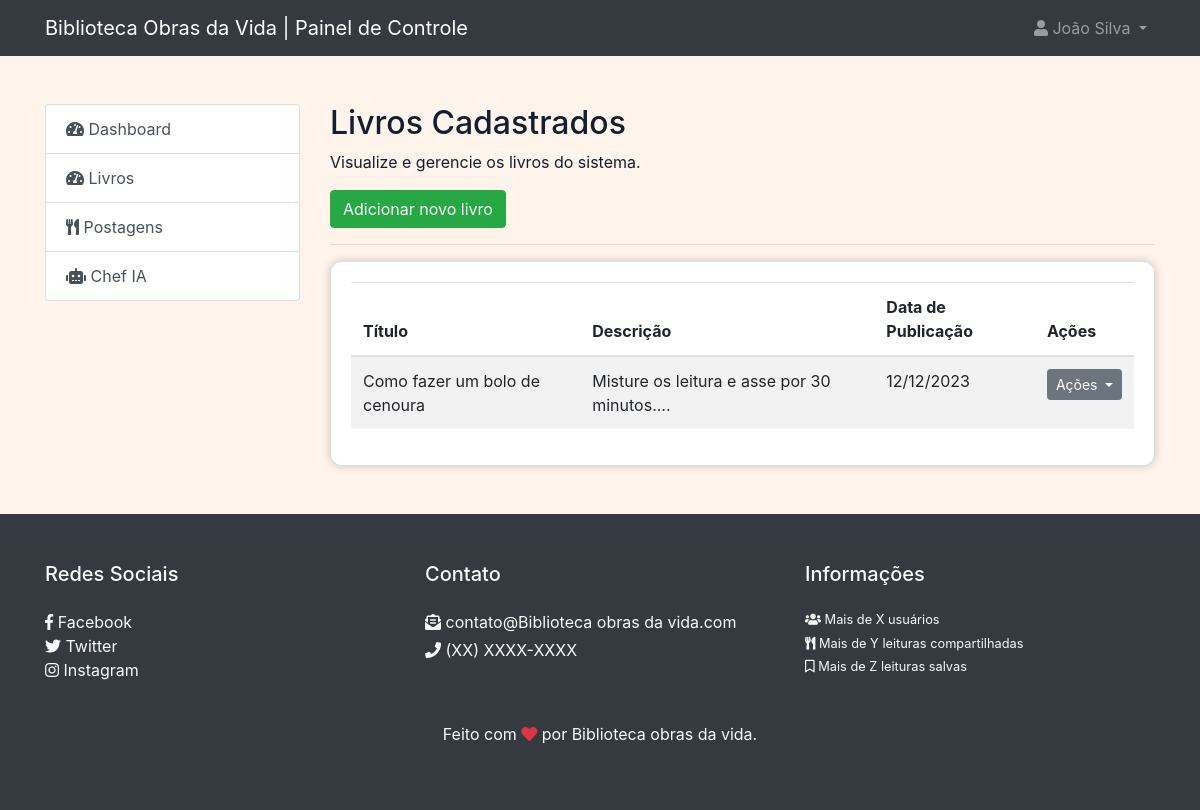
/admin/livros.php (signed in), run on the app's committed database.
### tables this page shows
CREATE TABLE `posts` (
  `id` int(11) NOT NULL,
  `user_id` int(11) DEFAULT NULL,
  `title` varchar(255) DEFAULT NULL,
  `content` text DEFAULT NULL,
  `image` varchar(255) NOT NULL,
  `views` int(11) NOT NULL,
  `created_at` timestamp NOT NULL DEFAULT current_timestamp()
);

### admin/livros.php (the view, shortened to what this page needs)
<?php
$pageInfo = array(
    'title' => 'Livros Cadastrados',
    'description' => 'Visualize e gerencie os livros do sistema.',
    'pageName' => 'books',
);
include_once('../components/admin/header.php');
$query = "SELECT * FROM posts WHERE user_id = " . $_SESSION['user_id'];
$result = mysqli_query($connection, $query);
$posts = array();
if(mysqli_num_rows($result) > 0){
    $posts = mysqli_fetch_all($result, MYSQLI_ASSOC);
}
?>
<main class="container py-5">
    <div class="row">
        <div class="col-md-3">
            <?php
                include_once('../components/admin/menu_sidebar.php');
            ?>
        </div>
        <section class="col-md-9">
            <h2><?= $pageInfo['title'] ?></h2>
            <p><?= $pageInfo['description'] ?></p>
            <a href="cadastrar_livro.php" class="btn btn-success my-2 my-sm-0 text-light">
                Adicionar novo livro
            </a>
            <hr>
            <div class="card">
                <div class="card-body">
                    <table class="table table-hover table-striped">
                        <thead>
                            <tr>
                                <th>Título</th>
                                <th>Descrição</th>
                                <th>Data de Publicação</th>
                                <th>Ações</th>
                            </tr>
                        </thead>
                        <tbody>
                        <?php foreach($posts as $post){ ?>
                            <tr>
                                <td>
                                    <?php echo $post['title']; ?>
                                </td>
                                <td>
                                    <?php
                                        echo substr($post['content'], 0, 120) . '...';
                                    ?>
                                </td>
                                <td>
                                    <?php echo date('d/m/Y', strtotime($post['created_at']) ); ?>
                                </td>
                                <td>
                                    <div class="dropdown">
                                        <button class="btn btn-sm btn-secondary dropdown-toggle" type="button" id="dropdownMenuButton" data-toggle="dropdown" aria-haspopup="true" aria-expanded="false">
                                            Ações
                                        </button>
                                    </div>
                                </td>
                            </tr>
                        <?php } ?>
                        </tbody>
                    </table>
                </div>
            </div>
        </section>
    </div>
</main>
<?php
include_once('../components/admin/footer.php');
?>

### data on the page
posts: title "Como fazer um bolo de cenoura", content "Misture os leitura e asse por 30 minutos.", created_at "12/12/2023"

### other printed values
$_SESSION['user_name'] "João Silva"
$pageInfo['title'] "Livros Cadastrados"
$pageInfo['description'] "Visualize e gerencie os livros do sistema."
